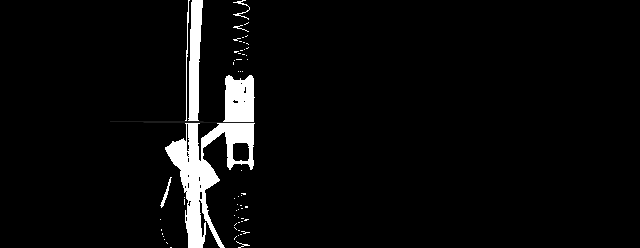
#> input picture Quantum_string/PC_2 (Camera)/Etalon/Background.tif, 640 x 248 px, found by its file name; the run also reads 1 picture not shown here
$ python Traitement_bis.py
#> lines starting #> are read from the running program, lines starting #| are printed output that depends on the picture; after the words box and inside, x2 and y2 are one past the last pixel; in counts of white or black regions, pixels touching at a corner belong together
import cv2
import numpy as np
import matplotlib.cm as cm
from matplotlib import pyplot as plt
import matplotlib.animation as animation
import cv2
import glob


trash = []

#Affichage pontuel de l'image process

def show_wait_destroy(winname, img):
    cv2.imshow(winname, img)
    cv2.moveWindow(winname, 500, 0)
    cv2.waitKey(0)
    cv2.destroyWindow(winname)


def Traitement(path):
    #Création du background
    background = cv2.imread("C:/Users/Alexandre/Documents/Pro/UGA/M1/Neel/Stage/Etalon/background.tif")
#> background is the input picture: shape (248, 640, 3); min 0, max 255, mean 11.5
    show_wait_destroy("res", background)


    if len(background.shape) != 2:
        b_g = cv2.cvtColor(background, cv2.COLOR_BGR2GRAY)
    else:
        b_g = background
    b_g = cv2.bitwise_not(b_g)
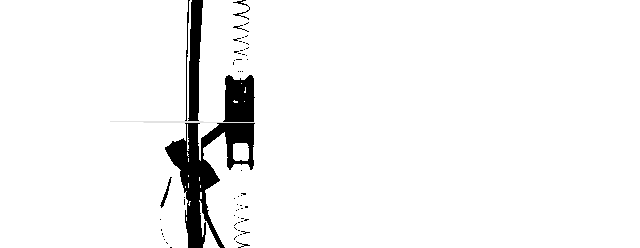
#> b_g: shape (248, 640); min 0, max 255, mean 243.5

    ret,b_bw = cv2.threshold(b_g, 210, 255, cv2.THRESH_BINARY)
#> b_bw: shape (248, 640); 95.5% white; 62 black regions (54 under 20 px), largest, box (x1, y1, x2, y2) and area: (165, 123, 255, 248) 4127, (223, 75, 255, 122) 1262, (188, 0, 203, 121) 1248

    b_bw = 255-b_bw

    kernel = np.ones((5,5),np.uint8)
    b_bw = cv2.dilate(b_bw,kernel,iterations = 1)
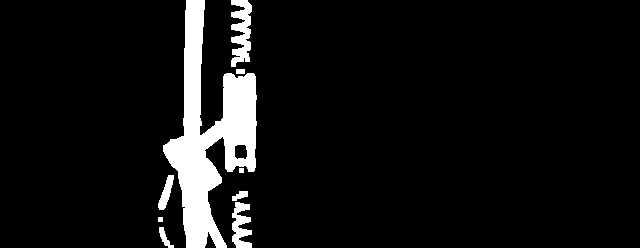
#> b_bw: shape (248, 640); 7.3% white; 9 white regions, largest, box (x1, y1, x2, y2) and area: (163, 0, 257, 248) 9548, (231, 0, 252, 67) 922, (232, 202, 252, 248) 583

    #Creation du résultat image par image
    images_bw = []
    images = [cv2.imread(file) for file in glob.glob("*.tif".format(path))]
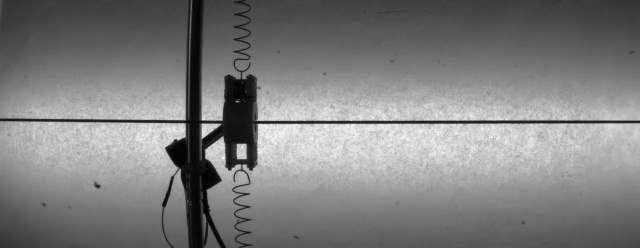
#> input picture Quantum_string/PC_2 (Camera)/Traitement_video/frame_000000.tif, 640 x 248 px
#> images = 2 items

    for image in images :
        if len(image.shape) != 2:
            gray = cv2.cvtColor(image, cv2.COLOR_BGR2GRAY)
        else:
            gray = image
        gray = cv2.bitwise_not(gray)
        ret,bw = cv2.threshold(gray, 210, 255, cv2.THRESH_BINARY)
        images_bw.append(bw-b_bw)
#> this loop made 2 passes
#> pass 1, in Traitement, `gray = cv2.bitwise_not(gray)`:
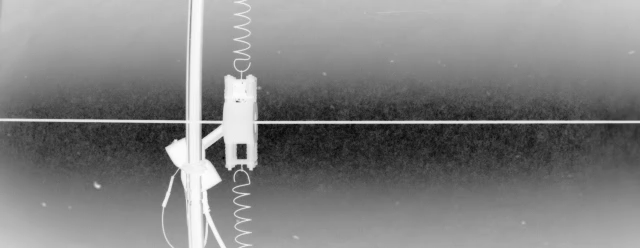
#> gray: shape (248, 640); min 0, max 255, mean 128.5
#> pass 1, in Traitement, `ret,bw = cv2.threshold(gray, 210, 255, cv2.THRESH_BINARY)`:
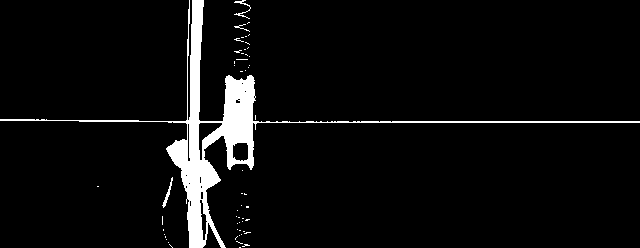
#> bw: shape (248, 640); 5.3% white; 55 white regions (51 under 20 px), largest, box (x1, y1, x2, y2) and area: (0, 0, 640, 248) 7986, (162, 177, 173, 208) 77, (234, 0, 251, 19) 72, (234, 24, 250, 32) 28
#> after the loop, images_bw = 2 items


    #Recherche des objets de l'image
    for res in images_bw :

        kernel = np.ones((2,2),np.uint8)
        res_b = cv2.erode (res, kernel, iterations = 1, borderType = cv2.BORDER_CONSTANT)
        #edges =  cv2.Canny(res, 50,200)

        listY = []

        for e in res_b.T:

            e=list(e)

            try:
                index = e.index(255)
            except :
                index= 999 #En l'absence de point expérimental, on renvoit une valeur hors champ (ATTENTION EN CAS DE CALCULS STAT')

            listY.append(index)

            listX = np.arange(0,len(listY))

        print(type(listY))

        listY_mieux = listY.remove(999)

        print(listY_mieux)
#> this loop made 2 passes
#> kernel on passes 1 to 2: [[1, 1], [1, 1]], [[1, 1], [1, 1]]
#| <class 'list'>
#| None
#| <class 'list'>
#| None
#> pass 1, in Traitement, `res_b = cv2.erode (res, kernel, iterations = 1, borderType = cv2.BORDE..`:
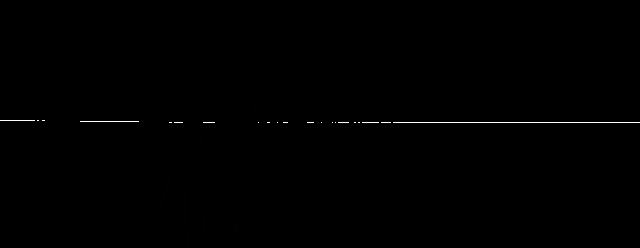
#> res_b: shape (248, 640); min 0, max 255, mean 0.7
#> after the loop, e = 248 values, max 255 at index 122, min 0 at index 0, mean 1.03


Traitement("C:/Users/Alexandre/Documents/Pro/UGA/M1/Neel/Stage/Traitement_video/")
